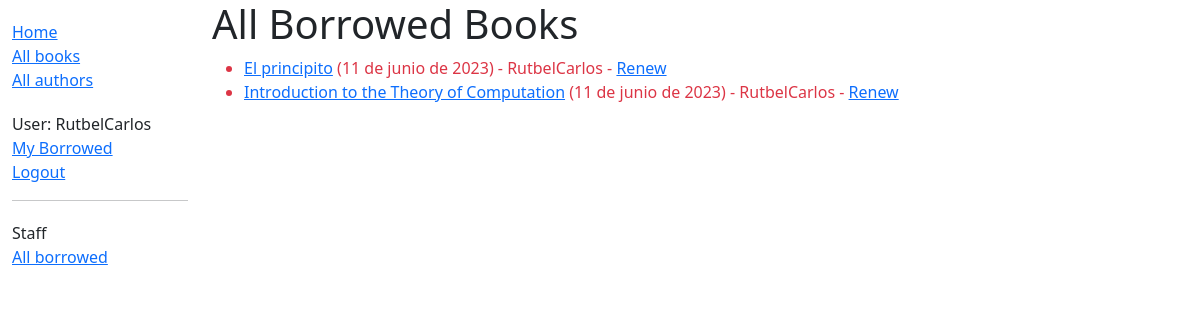
/catalog/borrowed/ (signed in), run on an earlier commit of the app's database.
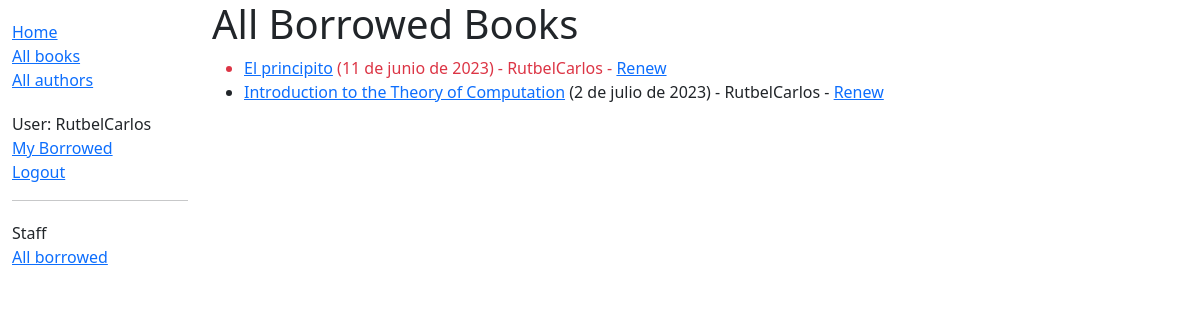
And on a later commit of the database.
### catalog/models.py (models this page shows, shortened)
class BookInstance(models.Model):
    id = models.UUIDField(primary_key=True, default=uuid.uuid4,
                          help_text="Unique ID for this particular book across whole library")
    book = models.ForeignKey('Book', on_delete=models.RESTRICT, null=True)
    imprint = models.CharField(max_length=200)
    due_back = models.DateField(null=True, blank=True)
    borrower = models.ForeignKey(User, on_delete=models.SET_NULL, null=True, blank=True)
    @property
    def is_overdue(self):
        return bool(self.due_back and date.today() > self.due_back)
    LOAN_STATUS = (
        ('d', 'Maintenance'),
        ('o', 'On loan'),
        ('a', 'Available'),
        ('r', 'Reserved'),
    )
    status = models.CharField(
        max_length=1,
        choices=LOAN_STATUS,
        blank=True,
        default='d',
        help_text='Book availability')
    class Meta:
        ordering = ['due_back']
        permissions = (("can_mark_returned", "Set book as returned"),)

class Book(models.Model):
    title = models.CharField(max_length=200)
    author = models.ForeignKey('Author', on_delete=models.SET_NULL, null=True)
    summary = models.TextField(max_length=1000, help_text="Enter a brief description of the book")
    isbn = models.CharField('ISBN', max_length=13,
                            unique=True,
                            help_text='13 Character <a href="https://www.isbn-international.org/content/what-isbn'
                                      '">ISBN number</a>')
    genre = models.ManyToManyField(Genre, help_text="Select a genre for this book")
    language = models.ForeignKey('Language', on_delete=models.SET_NULL, null=True)
    class Meta:
        ordering = ['title', 'author']
    def display_genre(self):
        """Creates a string for the Genre. This is required to display genre in Admin."""
        return ', '.join([genre.name for genre in self.genre.all()[:3]])
    display_genre.short_description = 'Genre'

### catalog/views.py (the view)
# urls.py: path('borrowed/', views.LoanedBooksAllListView.as_view(), name='all-borrowed'),  # Added for challenge
class LoanedBooksAllListView(PermissionRequiredMixin, generic.ListView):
    model = BookInstance
    permission_required = 'catalog.can_mark_returned'
    template_name = 'catalog/bookinstance_list_borrowed_all.html'
    paginate_by = 10
    def get_queryset(self):
        return BookInstance.objects.filter(status__exact='o').order_by('due_back')

### catalog/templates/catalog/bookinstance_list_borrowed_all.html
{% extends "base_generic.html" %}
{% block content %}
    <h1>All Borrowed Books</h1>
    {% if bookinstance_list %}
    <ul>
      {% for bookinst in bookinstance_list %}
      <li class="{% if bookinst.is_overdue %}text-danger{% endif %}">
        <a href="{% url 'book-detail' bookinst.book.pk %}">{{bookinst.book.title}}</a> ({{ bookinst.due_back }}) {% if user.is_staff %}- {{ bookinst.borrower }}{% endif %} {% if perms.catalog.can_mark_returned %}- <a href="{% url 'renew-book-librarian' bookinst.id %}">Renew</a>  {% endif %}
      </li>
      {% endfor %}
    </ul>
    {% else %}
      <p>There are no books borrowed.</p>
    {% endif %}
{% endblock %}

What changed in the data, as far as the page shows it:
changed BookInstance "Introduction to the Theory of Computation": due_back "11 de junio de 2023" → "2 de julio de 2023"
